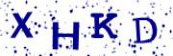
#> input picture imgs_para_tratamento/captcha_01.png, 173 x 56 px; its folder holds only this picture in this run
$ python 'tratar captcha.py'
#> lines starting #> are read from the running program, lines starting #| are printed output that depends on the picture
import cv2
import os
import glob
from PIL import Image


def tratar_imagens(pasta_origem, pasta_destino='AJEITADAS'):
#> called with pasta_origem = 'imgs_para_tratamento', pasta_destino = 'AJEITADAS'
    arquivos = glob.glob(f"{pasta_origem}/*")
    for arquivo in arquivos:
        imagem = cv2.imread(arquivo)
#> imagem is the input picture: shape (56, 173, 3); mean B, G, R 229.7, 211.3, 211.6

        # Transformar a imagem em escala de cinza
        imagem_cinza = cv2.cvtColor(imagem, cv2.COLOR_RGB2GRAY)
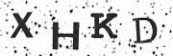
#> imagem_cinza: shape (56, 173); min 11, max 255, mean 216.8


        _, imagem_tratada = cv2.threshold(imagem_cinza, 127, 255, cv2.THRESH_TRUNC | cv2.THRESH_OTSU)
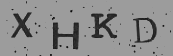
#> imagem_tratada: shape (56, 173); min 11, max 156, mean 142.3
        nome_arquivo = os.path.basename(arquivo)
        cv2.imwrite(f'{pasta_destino}/{nome_arquivo}', imagem_tratada)

    arquivos = glob.glob(f"{pasta_destino}/*")
    for arquivo in arquivos:
        imagem = Image.open(arquivo)
        imagem = imagem.convert("L")
        imagem2 = Image.new("L", imagem.size, 255)

        for y in range(imagem.size[1]):
            for x in range(imagem.size[0]):
                cor_do_pixel = imagem.getpixel((x, y))
                if cor_do_pixel < 115:
                    imagem2.putpixel((x, y), 0)
        nome_arquivo = os.path.splitext(os.path.basename(arquivo))[0]
        imagem2.save(f'{pasta_destino}/{nome_arquivo}.png')

if __name__ == "__main__":
    tratar_imagens('imgs_para_tratamento')

$ run again, on imgs_para_tratamento/captcha_06.png
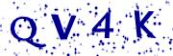
#> input picture imgs_para_tratamento/captcha_06.png, 173 x 56 px
#> in tratar_imagens, imagem is the input picture: shape (56, 173, 3); mean B, G, R 231.8, 213.2, 213.5
#> in tratar_imagens, `imagem_cinza = cv2.cvtColor(imagem, cv2.COLOR_RGB2GRAY)`:
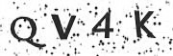
#> imagem_cinza: shape (56, 173); min 18, max 255, mean 218.8
#> in tratar_imagens, `_, imagem_tratada = cv2.threshold(imagem_cinza, 127, 255, cv2.THRESH_T..`:
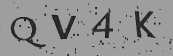
#> imagem_tratada: shape (56, 173); min 18, max 158, mean 145.2

$ run again, on imgs_para_tratamento/captcha_07.png
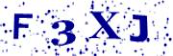
#> input picture imgs_para_tratamento/captcha_07.png, 173 x 56 px
#> in tratar_imagens, imagem is the input picture: shape (56, 173, 3); mean B, G, R 231.6, 213, 213.2
#> in tratar_imagens, `imagem_cinza = cv2.cvtColor(imagem, cv2.COLOR_RGB2GRAY)`:
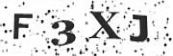
#> imagem_cinza: shape (56, 173); min 8, max 255, mean 218.6
#> in tratar_imagens, `_, imagem_tratada = cv2.threshold(imagem_cinza, 127, 255, cv2.THRESH_T..`:
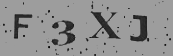
#> imagem_tratada: shape (56, 173); min 8, max 157, mean 144.3
